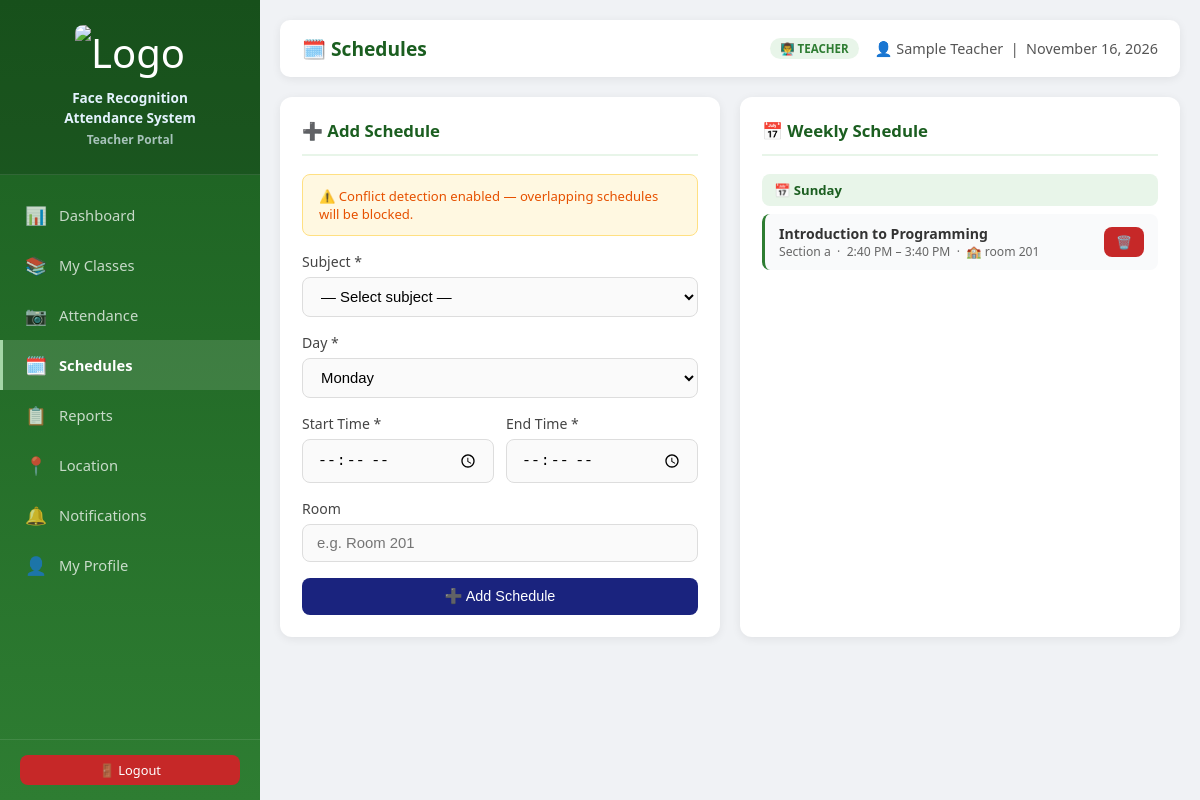
Page /teacher/schedules.php (signed in) on the committed database.
### tables this page shows
CREATE TABLE `schedules` (
  `id` int(11) NOT NULL,
  `subject_id` int(11) NOT NULL,
  `day_of_week` enum('Monday','Tuesday','Wednesday','Thursday','Friday','Saturday','Sunday') NOT NULL,
  `start_time` time NOT NULL,
  `end_time` time NOT NULL,
  `room` varchar(60) DEFAULT NULL,
  `created_at` timestamp NOT NULL DEFAULT current_timestamp()
);

CREATE TABLE `subjects` (
  `id` int(11) NOT NULL,
  `subject_code` varchar(30) NOT NULL,
  `subject_name` varchar(150) NOT NULL,
  `teacher_id` int(11) NOT NULL,
  `section` varchar(30) NOT NULL,
  `course` varchar(100) DEFAULT NULL,
  `year_level` tinyint(4) DEFAULT 1,
  `room` varchar(60) DEFAULT NULL,
  `school_year` varchar(20) DEFAULT NULL,
  `semester` enum('1st','2nd','Summer') DEFAULT '1st',
  `is_active` tinyint(1) DEFAULT 1,
  `created_at` timestamp NOT NULL DEFAULT current_timestamp()
);

### teacher/schedules.php (the view, shortened to what this page needs)
<?php
require_once 'layout.php';
$schedules = $conn->query("
    SELECT sch.*, sub.subject_name, sub.section, sub.course, sub.year_level
    FROM schedules sch JOIN subjects sub ON sch.subject_id=sub.id
    WHERE sub.teacher_id=$teacher_id
    ORDER BY FIELD(sch.day_of_week,'Monday','Tuesday','Wednesday','Thursday','Friday','Saturday','Sunday'), sch.start_time
");
$days = ['Monday','Tuesday','Wednesday','Thursday','Friday','Saturday','Sunday'];
$sched_by_day = [];
while ($s = $schedules->fetch_assoc()) $sched_by_day[$s['day_of_week']][] = $s;
?>
<div class="grid-2">
<div class="card">
    <div class="card-title">➕ Add Schedule</div>
    <div class="alert alert-warning" style="font-size:0.82rem;">
        ⚠️ Conflict detection enabled — overlapping schedules will be blocked.
    </div>
    <form method="POST">
        <div class="form-group">
            <label>Subject *</label>
            <select name="subject_id" class="form-control" required>
                <option value="">— Select subject —</option>
            </select>
        </div>
        <div class="form-group">
            <label>Day *</label>
            <select name="day_of_week" class="form-control" required>
                <?php foreach($days as $d): ?><option value="<?= $d ?>"><?= $d ?></option><?php endforeach; ?>
            </select>
        </div>
        <div style="display:grid;grid-template-columns:1fr 1fr;gap:12px;">
            <div class="form-group"><label>Start Time *</label><input type="time" name="start_time" class="form-control" required></div>
            <div class="form-group"><label>End Time *</label><input type="time" name="end_time" class="form-control" required></div>
        </div>
        <div class="form-group"><label>Room</label><input type="text" name="room" class="form-control" placeholder="e.g. Room 201"></div>
        <button type="submit" name="add_schedule" class="btn btn-primary btn-block">➕ Add Schedule</button>
    </form>
</div>
<div class="card">
    <div class="card-title">📅 Weekly Schedule</div>
    <?php if (empty($sched_by_day)): ?>
    <div class="empty-state"><div class="empty-icon">🗓️</div><p>No schedules yet.</p></div>
    <?php else: ?>
    <?php foreach($days as $day): ?>
    <?php if (!isset($sched_by_day[$day])) continue; ?>
    <div style="margin-bottom:16px;">
        <div style="font-weight:700;font-size:0.82rem;color:#1b5e20;background:#e8f5e9;padding:7px 12px;border-radius:8px;margin-bottom:8px;">
            📅 <?= $day ?>
        </div>
        <?php foreach($sched_by_day[$day] as $sch): ?>
        <div style="display:flex;justify-content:space-between;align-items:center;padding:10px 14px;background:#f9fafb;border-radius:8px;margin-bottom:6px;border-left:3px solid #2e7d32;">
            <div>
                <div style="font-weight:700;font-size:0.88rem;"><?= htmlspecialchars($sch['subject_name']) ?></div>
                <div style="font-size:0.76rem;color:#666;">
                    Section <?= htmlspecialchars($sch['section']) ?> &nbsp;·&nbsp;
                    <?= date('g:i A', strtotime($sch['start_time'])) ?> – <?= date('g:i A', strtotime($sch['end_time'])) ?>
                    <?php if ($sch['room']): ?>&nbsp;·&nbsp; 🏫 <?= htmlspecialchars($sch['room']) ?><?php endif; ?>
                </div>
            </div>
            <a href="?delete=<?= $sch['id'] ?>" onclick="return confirm('Delete this schedule?')" class="btn btn-danger btn-sm">🗑️</a>
        </div>
        <?php endforeach; ?>
    </div>
    <?php endforeach; ?>
    <?php endif; ?>
</div>
</div>
</main>
</div>
</body>
</html>

### assets/css/style.css (style rules this page uses)
* { margin: 0; padding: 0; box-sizing: border-box; }
body { font-family: 'Segoe UI', Tahoma, Geneva, Verdana, sans-serif; background: #f0f2f5; color: #333; }
.card { background: white; border-radius: 12px; padding: 22px; box-shadow: 0 2px 10px rgba(0,0,0,0.07); margin-bottom: 20px; }
.card-title { font-size: 1.05rem; font-weight: 600; color: #1a237e; margin-bottom: 18px; padding-bottom: 12px; border-bottom: 2px solid #e8eaf6; display: flex; align-items: center; gap: 8px; }
.form-group { margin-bottom: 16px; }
.form-group label { display: block; margin-bottom: 6px; font-weight: 500; font-size: 0.88rem; color: #444; }
.form-control { width: 100%; padding: 10px 14px; border: 1.5px solid #ddd; border-radius: 8px; font-size: 0.93rem; transition: border-color 0.2s, box-shadow 0.2s; background: #fafafa; }
.btn { padding: 10px 22px; border: none; border-radius: 8px; cursor: pointer; font-size: 0.9rem; font-weight: 500; transition: all 0.2s; text-decoration: none; display: inline-flex; align-items: center; gap: 6px; }
.btn-primary { background: #1a237e; color: white; }
.btn-danger { background: #c62828; color: white; }
.btn-block { width: 100%; justify-content: center; }
.btn-sm { padding: 6px 12px; font-size: 0.8rem; }
.alert { padding: 12px 16px; border-radius: 8px; margin-bottom: 16px; font-size: 0.88rem; display: flex; align-items: center; gap: 8px; }
.alert-warning { background: #fff8e1; color: #e65100; border: 1px solid #ffe082; }
.grid-2 { display: grid; grid-template-columns: 1fr 1fr; gap: 20px; }

### teacher/layout.php (style rules this page uses)
.card-title { color: #1b5e20; border-bottom-color: #e8f5e9; }

### rows in the picture
schedules: subject.subject_name "Introduction to Programming", subject.section "a", start_time "2:40 PM", end_time "3:40 PM", room "room 201"

### other values in the picture
$titles[$current_page] "🗓️ Schedules"
$teacher_name "Sample Teacher"
$day "Sunday"
form field day_of_week "Monday"
